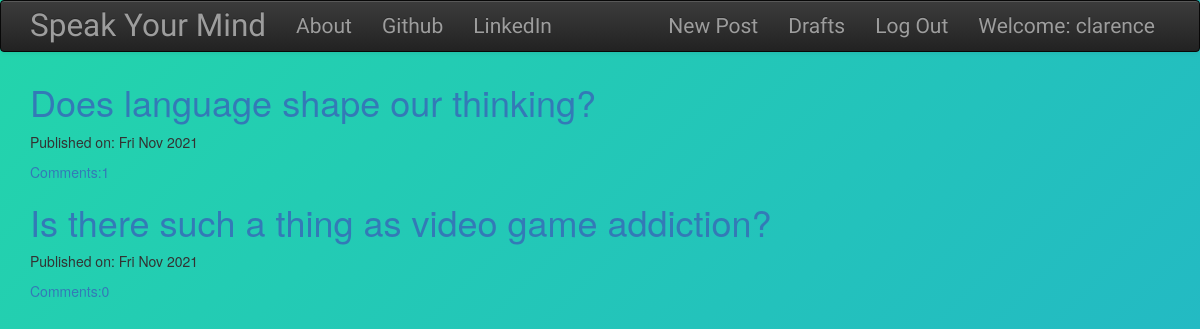
The app's page / (signed in) with its own data.
### blog/models.py (models this page shows, shortened)
class Post(models.Model):
    author = models.ForeignKey('auth.User',on_delete = models.CASCADE)
    title = models.CharField(max_length = 200)
    text = models.TextField()
    created_date = models.DateTimeField(default = timezone.now)
    published_date = models.DateTimeField(blank=True,null=True)
    def approve_comments(self):
        return self.comments.filter(approved_comment=True)

### blog/views.py (the view)
# urls.py: url(r'^$',views.PostListView.as_view(),name='post_list'),
class PostListView(ListView):
    model = Post
    def get_queryset(self):
        return Post.objects.filter(published_date__lte=timezone.now()).order_by('-published_date')

### blog/templates/blog/post_list.html
{% extends "blog/base.html" %}
{% block content %}
<div class="centerstage">
  {% for post in post_list %}
  <div class="post">
    <h1><a href="{% url 'post_detail' pk=post.pk %}">{{ post.title }}</a></h1>
      <div class="date">
        <p>Published on: {{post.published_date|date:"D M Y"}}</p>
      </div>
      <a href="{% url 'post_detail' pk=post.pk %}">Comments:{{post.approve_comments.count}}</a>
  </div>
  {% endfor %}
</div>
{% endblock %}

### blog/templates/blog/base.html (shortened to what this page needs)
<!DOCTYPE html>
{% load static %}
<html lang="en" dir="ltr">
  <head>
    <link rel="stylesheet" href="https://maxcdn.bootstrapcdn.com/bootstrap/3.3.7/css/bootstrap.min.css">
    <link rel="stylesheet" href="https://maxcdn.bootstrapcdn.com/bootstrap/3.3.7/css/bootstrap-theme.min.css">
    <link rel="stylesheet" href="//cdn.jsdelivr.net/npm/medium-editor@latest/dist/css/medium-editor.min.css" type="text/css" media="screen" charset="utf-8">
    <link rel="stylesheet" href="{% static 'css/blog.css' %}">
  </head>
  <body class = 'loader'>
    <nav class = "navbar navbar-default techfont custom-navbar navbar-inverse">
      <div class="container">
        <a class = 'navbar-brand bigbrand ' href="{% url 'post_list' %}">Speak Your Mind</a>
        <div class="collapse navbar-collapse" id="myNavbar">
        <ul class="nav navbar-nav">
          <li><a href="{% url 'about' %}">About</a></li>
          <li><a href="https://www.github.com">Github</a></li>
          <li><a href="https://www.linkedin.com">LinkedIn</a></li>
        </ul>
        <ul class = 'nav navbar-nav navbar-right active'>
            {% if user.is_authenticated %}
            <li>
              <a href="{% url 'post_new' %}">New Post</a>
            </li>
            <li>
              <a href="{% url 'post_draft_list' %}">Drafts</a>
            </li>
            <li>
              <a href="{% url 'logout' %}">Log Out</a>
            </li>
            <li>
              <a>Welcome: {{user.username}}</a>
            </li>
            {% else %}
            <li>
              <a class = 'nav navbar-right' href="{% url 'login' %}">
                <span class='glyphicon glyphicon-user'></span>
              </a>
            </li>
            {% endif %}
        </ul>
        </div>
      </div>
    </nav>
    <div class="content container">
      <div class="row">
        <div class="col-md-8">
          <div class="blog_posts">
            {% block content %}
            {% endblock %}
          </div>
        </div>
      </div>
    </div>
  </body>
</html>

### blog/static/css/blog.css (style rules this page uses)
.techfont { font-family: 'Unna', serif; font-size: 1.5em; margin-bottom: 10px; }
.bigbrand { font-size: 1.5em; }
.centerstage { margin-left: auto; margin-right: auto; }
.loader { filter:hue-rotate(0deg); color:linear-gradient(45deg,#0f8,#08f); animation:hue 10000ms infinite linear; }
body { background: linear-gradient(-45deg, #ee7752, #e73c7e, #23a6d5, #23d5ab); background-size: 400% 400%; animation: gradient 15s ease infinite; height: 100vh; }

### records on screen
Post: title "Does language shape our thinking?", published_date "Fri Nov 2021", approve_comments.count "1"
Post: title "Is there such a thing as video game addiction?", published_date "Fri Nov 2021", approve_comments.count "0"

### other values on screen
{{ user.username }} "clarence"
